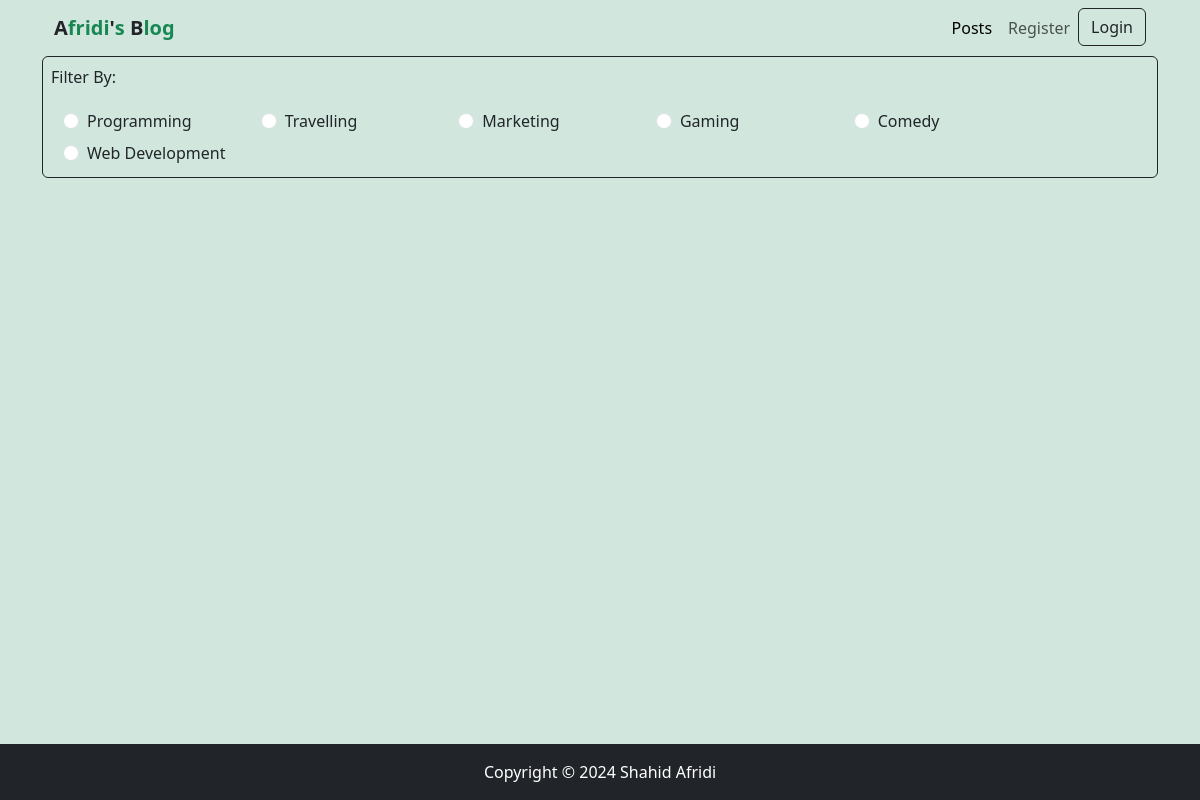
/category/travelling/, run on the app's committed database.
### categories/models.py (models this page shows, shortened)
class Category(models.Model):
    name = models.CharField(max_length=100)
    slug = models.SlugField(max_length=100, unique=True, null=True, blank=True)

### posts/views.py (the view)
# urls.py: path('', include('posts.urls')),
def posts(request, category_slug = None):
    posts = Post.objects.all()
    if category_slug is not None:
        category = Category.objects.get(slug = category_slug)
        posts = Post.objects.filter(category=category)
    categories = Category.objects.all()
    context = {
        'posts' : posts,
        'categories':categories
    }
    return render(request, 'posts/posts.html', context)

### posts/templates/posts/posts.html (shortened to what this page needs)
{% extends "base.html" %}
{% block content %}
<div class="container border border-dark rounded p-2">
    <p>Filter By:</p>
    <div class="d-flex row px-3">
        {% for category in categories %}
            <div class="form-check mx-2 col-md-2 m-1">
                <input class="form-check-input" type="radio" name="category" id="{{category.id}}">
                <label class="form-check-label" for="{{category.id}}">
                    <a class="text-decoration-none text-dark" href="{% url "category_wise_posts" category.slug %}">{{category.name}}</a>
                </label>
            </div>
        {% endfor %}
    </div>
</div>
{% endblock content %}

### templates/base.html (style rules this page uses)
html, body { height: 100%; margin: 0; }
body { display: flex; flex-direction: column; }

### data on the page
Category: name "Programming"
Category: name "Travelling"
Category: name "Marketing"
Category: name "Gaming"
Category: name "Comedy"
Category: name "Web Development"
